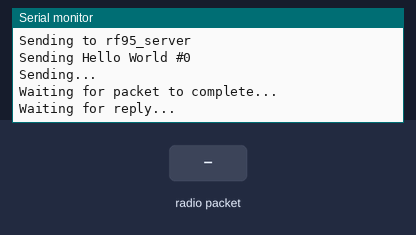
Bench run of a sketch on a simulated Arduino Uno, built with avr-gcc and run on an emulated ATmega328P. On the bench: the last lines printed to the serial monitor. The test bench sets the inputs (shaded band). No radio packets arrive unless stated.

Above: at 1.3 s.
1.4 s: radio packet "1" arrives
At 1.9 s:
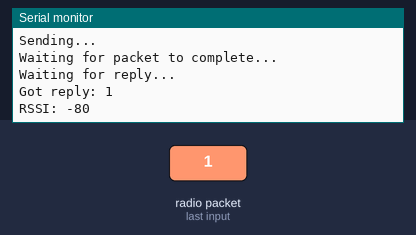
2.9 s: radio packet "0" arrives
At 3.7 s:
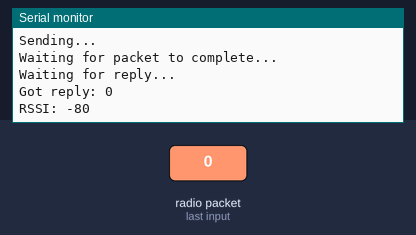
4.4 s: radio packet "2" arrives
At 4.9 s:
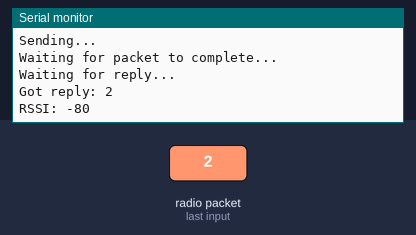
Timing chart, 0 to 7.4 s (numbered marks = the images above; inputs shaded):
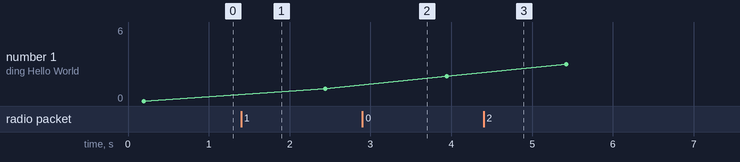

The sketch:

RF95_Test.ino
```cpp
// Feather9x_TX
// -*- mode: C++ -*-
// Example sketch showing how to create a simple messaging client (transmitter)
// with the RH_RF95 class. RH_RF95 class does not provide for addressing or
// reliability, so you should only use RH_RF95 if you do not need the higher
// level messaging abilities.
// It is designed to work with the other example Feather9x_RX

#include <SPI.h>
#include <RH_RF95.h>

/* for feather32u4 */
//#define RFM95_CS 8
//#define RFM95_RST 4
//#define RFM95_INT 7

// for feather m0
#define RFM95_CS 8
#define RFM95_RST 4
#define RFM95_INT 3


/* for shield
#define RFM95_CS 10
#define RFM95_RST 9
#define RFM95_INT 7
*/


/* for ESP w/featherwing
#define RFM95_CS  2    // "E"
#define RFM95_RST 16   // "D"
#define RFM95_INT 15   // "B"
*/

/* Feather 32u4 w/wing
#define RFM95_RST     11   // "A"
#define RFM95_CS      10   // "B"
#define RFM95_INT     2    // "SDA" (only SDA/SCL/RX/TX have IRQ!)
*/

/* Feather m0 w/wing
#define RFM95_RST     11   // "A"
#define RFM95_CS      10   // "B"
#define RFM95_INT     6    // "D"
*/

/* Teensy 3.x w/wing
#define RFM95_RST     9   // "A"
#define RFM95_CS      10   // "B"
#define RFM95_INT     4    // "C"
*/

// Change to 434.0 or other frequency, must match RX's freq!
#define RF95_FREQ 434.0

// Singleton instance of the radio driver
RH_RF95 rf95(RFM95_CS, RFM95_INT);

#define LED 13

void setup()
{
  pinMode(RFM95_RST, OUTPUT);
  digitalWrite(RFM95_RST, HIGH);

  //while (!Serial);
  Serial.begin(9600);
  delay(100);

  Serial.println("Feather LoRa TX Test!");

  // manual reset
  digitalWrite(RFM95_RST, LOW);
  delay(10);
  digitalWrite(RFM95_RST, HIGH);
  delay(10);

  while (!rf95.init()) {
    Serial.println("LoRa radio init failed");
    while (1);
  }
  Serial.println("LoRa radio init OK!");

  // Defaults after init are 434.0MHz, modulation GFSK_Rb250Fd250, +13dbM
  if (!rf95.setFrequency(RF95_FREQ)) {
    Serial.println("setFrequency failed");
    while (1);
  }
  Serial.print("Set Freq to: "); Serial.println(RF95_FREQ);

  // Defaults after init are 434.0MHz, 13dBm, Bw = 125 kHz, Cr = 4/5, Sf = 128chips/symbol, CRC on

  // The default transmitter power is 13dBm, using PA_BOOST.
  // If you are using RFM95/96/97/98 modules which uses the PA_BOOST transmitter pin, then
  // you can set transmitter powers from 5 to 23 dBm:
  rf95.setTxPower(5, false);
}

int16_t packetnum = 0;  // packet counter, we increment per xmission

void loop()
{
  Serial.println("Sending to rf95_server");
  // Send a message to rf95_server

  char radiopacket[20] = "Hello World #      ";
  itoa(packetnum++, radiopacket+13, 10);
  Serial.print("Sending "); Serial.println(radiopacket);
  radiopacket[19] = 0;

  Serial.println("Sending..."); delay(10);
  rf95.send((uint8_t *)radiopacket, 20);

  Serial.println("Waiting for packet to complete..."); delay(10);
  rf95.waitPacketSent();
  // Now wait for a reply
  uint8_t buf[RH_RF95_MAX_MESSAGE_LEN];
  uint8_t len = sizeof(buf);

  Serial.println("Waiting for reply..."); delay(100);
  if (rf95.waitAvailableTimeout(2000))
  {
    while (!rf95.available()) {}
    // Should be a reply message for us now
    if (rf95.recv(buf, &len))
   {
      digitalWrite(LED, HIGH);
      Serial.print("Got reply: ");
      Serial.println((char*)buf);
      Serial.print("RSSI: ");
      Serial.println(rf95.lastRssi(), DEC);
      digitalWrite(LED, LOW);
    }
    else
    {
      Serial.println("Receive failed");
      digitalWrite(LED, LOW);
    }
  }
  else
  {
    digitalWrite(LED, LOW);
    Serial.println("No reply, is there a listener around?");
  }
  delay(1000);
}
```

Measured:
- after the input at 1.4 s, the serial monitor: prints a new line at once (image 1)
- after the input at 2.9 s, the serial monitor: prints a new line at once (image 2)
- after the input at 4.4 s, the serial monitor: prints a new line at once (image 3)
- plotted number 1: 0 → 1 after the input at 1.4 s, 1 → 2 after the input at 2.9 s
